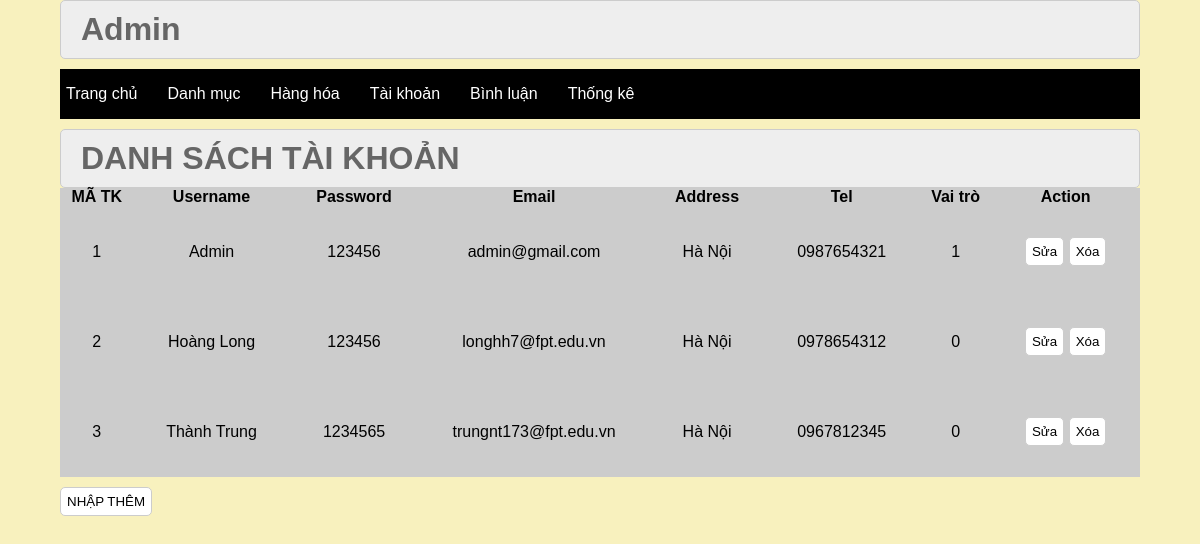
The app's page /admin/index.php?act=dskh with its own data.
### tables this page shows
CREATE TABLE `taikhoan` (
  `id` int(11) NOT NULL,
  `user` varchar(50) NOT NULL,
  `pass` varchar(50) NOT NULL,
  `email` varchar(255) NOT NULL,
  `address` varchar(255) DEFAULT NULL,
  `tel` varchar(20) DEFAULT NULL,
  `role` int(11) NOT NULL DEFAULT 0
);

### model/pdo.php (called while the page is built, shortened)
<?php
function pdo_get_connection(){
    $servername = "localhost";
    $username = "root";
    $password = "";
    try {
        $conn = new PDO("mysql:host=$servername;dbname=da1", $username, $password);
        $conn->setAttribute(PDO::ATTR_ERRMODE, PDO::ERRMODE_EXCEPTION);
        return $conn;
    } catch(PDOException $e) {
        echo "Connection failed: " . $e->getMessage();
    }
}
function pdo_query($sql){
    $sql_args=array_slice(func_get_args(),1);
    try{
        $conn=pdo_get_connection();
        $stmt=$conn->prepare($sql);
        $stmt->execute($sql_args);
        $rows=$stmt->fetchAll();
        return $rows;
    }
    catch(PDOException $e){
        throw $e;
    }
    finally{
        unset($conn);
    }
}
?>

### model/taikhoan.php (called while the page is built, shortened)
<?php
    function loadall_taikhoan(){
        $sql = "SELECT * FROM  taikhoan ORDER BY id asc";
        $listtaikhoan = pdo_query($sql);
        return $listtaikhoan;
    }
?>

### admin/taikhoan/list.php (the view)
<div class="row2">
         <div class="row2 font_title">
          <h1>DANH SÁCH TÀI KHOẢN</h1>
         </div>
         <div class="row2 form_content ">
          <form action="#" method="POST">
           <div class="row2 mb10 formds_loai">
           <table>
            <tr>
                <th>MÃ TK</th>
                <th>Username</th>
                <th>Password</th>
                <th>Email</th>
                <th>Address</th>
                <th>Tel</th>
                <th>Vai trò</th>
                <th>Action</th>
            </tr>
            <?php
                foreach($listtaikhoan as $taikhoan){
                    extract($taikhoan);
                    $suatk="index.php?act=suatk&id=".$id;
                    $xoatk="index.php?act=xoatk&id=".$id;
                    echo '<tr>
                        <td>'.$id.'</td>
                        <td>'.$user.'</td>
                        <td>'.$pass.'</td>
                        <td>'.$email.'</td>
                        <td>'.$address.'</td>
                        <td>'.$tel.'</td>
                        <td>'.$role.'</td>
                        <td><a href="'.$suatk.'"><input type="button" value="Sửa"></a>
                            <a href="'.$xoatk.'"><input type="button" value="Xóa"></a></td>
                        </tr>';
                }
            ?>
           </table>
           </div>
           <div class="row mb10 ">
            <a href="index.php?act=adddm"> <input  class="mr20" type="button" value="NHẬP THÊM"></a>
           </div>
          </form>
         </div>
        </div>

### css/css.css (style rules this page uses)
* { margin:0; padding:0; box-sizing:border-box; }
body { font-family: 'Lexend', sans-serif; background-color: rgb(248, 241, 190) }
.row { display:flex; width:100%; }
.row2 { float:left; width:100%; }
.mb10 { margin-bottom:10px; }
form { text-align:center; }
.form_account input[type="reset"], .form_account input[type="submit"], .form_content input[type="submit"], .form_content input[type="reset"], .form_content input[type="button"] { padding:6px; background:white; border:1px solid #CCC; border-radius:5px; }
.font_title { background-color:#EEE; border:1px #CCC solid; color:#666; border-radius:5px; padding:10px 20px; }
.mr20 { margin-right:10px; }
.formds_loai table { width:100%; border-collapse:collapse; background-color:#ccc; padding:20px; }
.formds_loai table td { padding:10px 20px; border:1px #ccc solid; padding:30px; }

### records on screen
taikhoan: id "1", user "Admin", pass "123456", email "admin@gmail.com", address "Hà Nội", tel "0987654321", role "1"
taikhoan: id "2", user "Hoàng Long", pass "123456", email "longhh7@fpt.edu.vn", address "Hà Nội", tel "0978654312", role "0"
taikhoan: id "3", user "Thành Trung", pass "1234565", email "trungnt173@fpt.edu.vn", address "Hà Nội", tel "0967812345", role "0"
